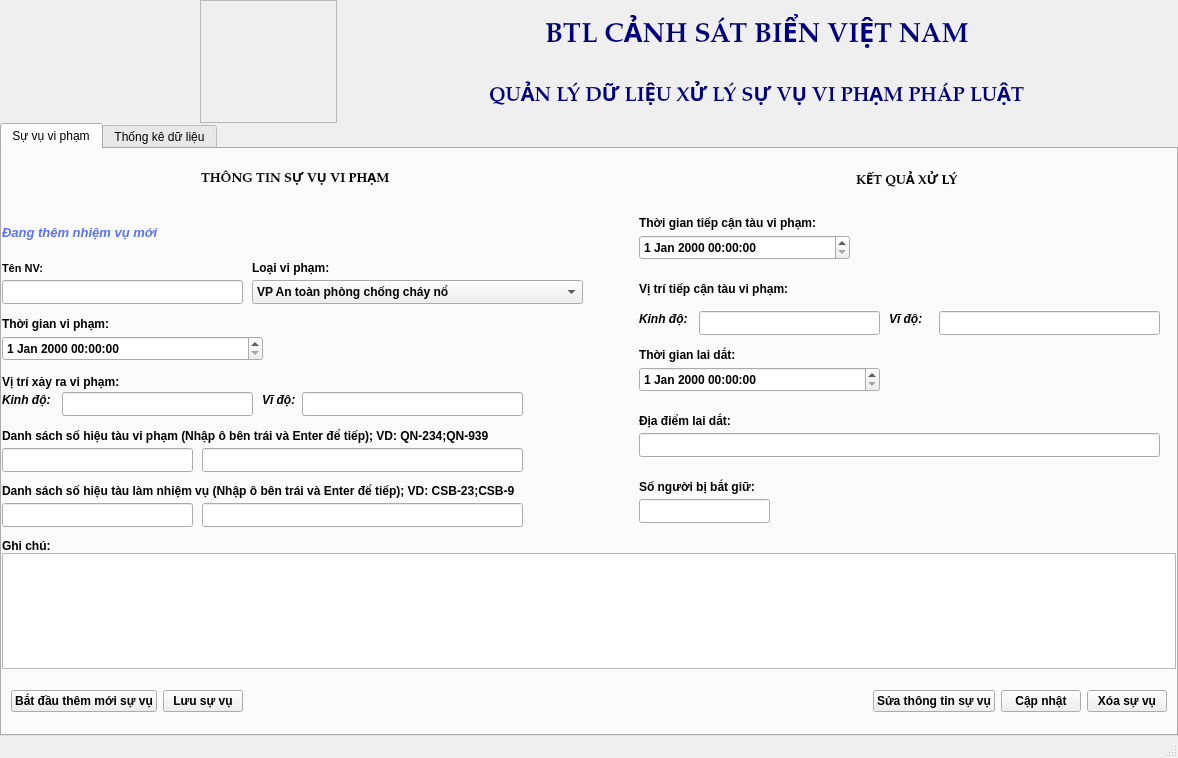
<?xml version="1.0" encoding="UTF-8"?>
<ui version="4.0">
 <class>ViPham</class>
 <widget class="QMainWindow" name="ViPham">
  <property name="geometry">
   <rect>
    <x>0</x>
    <y>0</y>
    <width>1178</width>
    <height>758</height>
   </rect>
  </property>
  <property name="windowTitle">
   <string>MainWindow</string>
  </property>
  <widget class="QWidget" name="centralwidget">
   <layout class="QVBoxLayout" name="verticalLayout">
    <property name="spacing">
     <number>0</number>
    </property>
    <property name="leftMargin">
     <number>0</number>
    </property>
    <property name="topMargin">
     <number>0</number>
    </property>
    <property name="rightMargin">
     <number>0</number>
    </property>
    <property name="bottomMargin">
     <number>0</number>
    </property>
    <item>
     <widget class="QWidget" name="widget" native="true">
      <layout class="QVBoxLayout" name="verticalLayout_11" stretch="1,5">
       <property name="spacing">
        <number>0</number>
       </property>
       <property name="leftMargin">
        <number>0</number>
       </property>
       <property name="topMargin">
        <number>0</number>
       </property>
       <property name="rightMargin">
        <number>0</number>
       </property>
       <property name="bottomMargin">
        <number>0</number>
       </property>
       <item>
        <widget class="QWidget" name="widget_23" native="true">
         <layout class="QHBoxLayout" name="horizontalLayout_5" stretch="2,5">
          <property name="spacing">
           <number>0</number>
          </property>
          <property name="leftMargin">
           <number>0</number>
          </property>
          <property name="topMargin">
           <number>0</number>
          </property>
          <property name="rightMargin">
           <number>0</number>
          </property>
          <property name="bottomMargin">
           <number>0</number>
          </property>
          <item>
           <widget class="QWidget" name="widget_24" native="true">
            <layout class="QHBoxLayout" name="horizontalLayout_6">
             <property name="spacing">
              <number>0</number>
             </property>
             <property name="leftMargin">
              <number>200</number>
             </property>
             <property name="topMargin">
              <number>0</number>
             </property>
             <property name="rightMargin">
              <number>0</number>
             </property>
             <property name="bottomMargin">
              <number>0</number>
             </property>
             <item>
              <widget class="QFrame" name="frame_2">
               <property name="styleSheet">
                <string notr="true">border-image: url(:/new/prefix1/logo.png);</string>
               </property>
               <property name="frameShape">
                <enum>QFrame::StyledPanel</enum>
               </property>
               <property name="frameShadow">
                <enum>QFrame::Raised</enum>
               </property>
              </widget>
             </item>
            </layout>
           </widget>
          </item>
          <item>
           <widget class="QWidget" name="widget_25" native="true">
            <property name="styleSheet">
             <string notr="true">border-color: qconicalgradient(cx:0.5, cy:0.5, angle:0, stop:0 rgba(255, 255, 255, 255), stop:0.373979 rgba(255, 255, 255, 255), stop:0.373991 rgba(33, 30, 255, 255), stop:0.624018 rgba(33, 30, 255, 255), stop:0.624043 rgba(255, 0, 0, 255), stop:1 rgba(255, 0, 0, 255));</string>
            </property>
            <layout class="QVBoxLayout" name="verticalLayout_12">
             <property name="spacing">
              <number>0</number>
             </property>
             <property name="leftMargin">
              <number>0</number>
             </property>
             <property name="topMargin">
              <number>0</number>
             </property>
             <property name="rightMargin">
              <number>0</number>
             </property>
             <property name="bottomMargin">
              <number>0</number>
             </property>
             <item alignment="Qt::AlignHCenter">
              <widget class="QLabel" name="label_22">
               <property name="font">
                <font>
                 <family>Palatino Linotype</family>
                 <pointsize>20</pointsize>
                 <weight>75</weight>
                 <bold>true</bold>
                </font>
               </property>
               <property name="styleSheet">
                <string notr="true">color: rgb(0, 0, 127);</string>
               </property>
               <property name="text">
                <string>BTL CẢNH SÁT BIỂN VIỆT NAM</string>
               </property>
              </widget>
             </item>
             <item alignment="Qt::AlignHCenter">
              <widget class="QLabel" name="label_23">
               <property name="font">
                <font>
                 <family>Palatino Linotype</family>
                 <pointsize>15</pointsize>
                 <weight>75</weight>
                 <bold>true</bold>
                </font>
               </property>
               <property name="styleSheet">
                <string notr="true">color: rgb(0, 0, 127);</string>
               </property>
               <property name="text">
                <string>QUẢN LÝ DỮ LIỆU XỬ LÝ SỰ VỤ VI PHẠM PHÁP LUẬT</string>
               </property>
              </widget>
             </item>
            </layout>
           </widget>
          </item>
         </layout>
        </widget>
       </item>
       <item>
        <widget class="QTabWidget" name="tabWidget_2">
         <property name="currentIndex">
          <number>0</number>
         </property>
         <widget class="QWidget" name="tab_3">
          <attribute name="title">
           <string>Sự vụ vi phạm</string>
          </attribute>
          <layout class="QVBoxLayout" name="verticalLayout_13" stretch="6,2,1">
           <property name="spacing">
            <number>0</number>
           </property>
           <property name="leftMargin">
            <number>0</number>
           </property>
           <property name="topMargin">
            <number>0</number>
           </property>
           <property name="rightMargin">
            <number>0</number>
           </property>
           <property name="bottomMargin">
            <number>0</number>
           </property>
           <item>
            <widget class="QWidget" name="widget_26" native="true">
             <layout class="QHBoxLayout" name="horizontalLayout_7">
              <property name="spacing">
               <number>0</number>
              </property>
              <property name="leftMargin">
               <number>0</number>
              </property>
              <property name="topMargin">
               <number>0</number>
              </property>
              <property name="rightMargin">
               <number>0</number>
              </property>
              <property name="bottomMargin">
               <number>0</number>
              </property>
              <item>
               <widget class="QWidget" name="widget_27" native="true">
                <layout class="QVBoxLayout" name="verticalLayout_14">
                 <property name="spacing">
                  <number>0</number>
                 </property>
                 <property name="leftMargin">
                  <number>0</number>
                 </property>
                 <property name="topMargin">
                  <number>0</number>
                 </property>
                 <property name="rightMargin">
                  <number>0</number>
                 </property>
                 <property name="bottomMargin">
                  <number>0</number>
                 </property>
                 <item>
                  <widget class="QWidget" name="widget_28" native="true">
                   <layout class="QVBoxLayout" name="verticalLayout_15">
                    <property name="spacing">
                     <number>0</number>
                    </property>
                    <property name="leftMargin">
                     <number>0</number>
                    </property>
                    <property name="topMargin">
                     <number>0</number>
                    </property>
                    <property name="rightMargin">
                     <number>0</number>
                    </property>
                    <property name="bottomMargin">
                     <number>0</number>
                    </property>
                    <item alignment="Qt::AlignHCenter">
                     <widget class="QLabel" name="label_24">
                      <property name="font">
                       <font>
                        <family>Palatino Linotype</family>
                        <pointsize>10</pointsize>
                        <weight>75</weight>
                        <bold>true</bold>
                       </font>
                      </property>
                      <property name="text">
                       <string>THÔNG TIN SỰ VỤ VI PHẠM</string>
                      </property>
                     </widget>
                    </item>
                   </layout>
                  </widget>
                 </item>
                 <item>
                  <widget class="QWidget" name="widget_29" native="true">
                   <layout class="QVBoxLayout" name="verticalLayout_16">
                    <property name="spacing">
                     <number>0</number>
                    </property>
                    <property name="leftMargin">
                     <number>0</number>
                    </property>
                    <property name="topMargin">
                     <number>0</number>
                    </property>
                    <property name="rightMargin">
                     <number>0</number>
                    </property>
                    <property name="bottomMargin">
                     <number>0</number>
                    </property>
                    <item>
                     <widget class="QLabel" name="label_trangthai1_2">
                      <property name="font">
                       <font>
                        <family>MS Shell Dlg 2</family>
                        <pointsize>10</pointsize>
                        <weight>75</weight>
                        <italic>true</italic>
                        <bold>true</bold>
                       </font>
                      </property>
                      <property name="styleSheet">
                       <string notr="true">color:rgb(90, 112, 255);</string>
                      </property>
                      <property name="text">
                       <string>Đang thêm nhiệm vụ mới</string>
                      </property>
                     </widget>
                    </item>
                   </layout>
                  </widget>
                 </item>
                 <item>
                  <widget class="QWidget" name="widget_30" native="true">
                   <property name="font">
                    <font>
                     <weight>50</weight>
                     <bold>false</bold>
                    </font>
                   </property>
                   <widget class="QLabel" name="label_25">
                    <property name="geometry">
                     <rect>
                      <x>0</x>
                      <y>0</y>
                      <width>51</width>
                      <height>16</height>
                     </rect>
                    </property>
                    <property name="font">
                     <font>
                      <pointsize>8</pointsize>
                      <weight>75</weight>
                      <bold>true</bold>
                     </font>
                    </property>
                    <property name="text">
                     <string>Tên NV:</string>
                    </property>
                   </widget>
                   <widget class="QLineEdit" name="lineEdit_TenNV">
                    <property name="geometry">
                     <rect>
                      <x>0</x>
                      <y>20</y>
                      <width>241</width>
                      <height>24</height>
                     </rect>
                    </property>
                    <property name="font">
                     <font>
                      <weight>75</weight>
                      <bold>true</bold>
                     </font>
                    </property>
                   </widget>
                   <widget class="QComboBox" name="comboBox_LoaiVP">
                    <property name="geometry">
                     <rect>
                      <x>250</x>
                      <y>20</y>
                      <width>331</width>
                      <height>24</height>
                     </rect>
                    </property>
                    <property name="font">
                     <font>
                      <weight>75</weight>
                      <bold>true</bold>
                     </font>
                    </property>
                    <item>
                     <property name="text">
                      <string>VP An toàn phòng chống cháy nổ</string>
                     </property>
                    </item>
                    <item>
                     <property name="text">
                      <string>VP Bảo đảm an toàn hàng hải</string>
                     </property>
                    </item>
                    <item>
                     <property name="text">
                      <string>VP về tìm kiếm, cứu nạn trên các vùng biển, đảo và thềm lục địa</string>
                     </property>
                    </item>
                    <item>
                     <property name="text">
                      <string>VP bảo vệ môi trường biển</string>
                     </property>
                    </item>
                   </widget>
                   <widget class="QLabel" name="label_43">
                    <property name="geometry">
                     <rect>
                      <x>250</x>
                      <y>0</y>
                      <width>101</width>
                      <height>16</height>
                     </rect>
                    </property>
                    <property name="font">
                     <font>
                      <weight>75</weight>
                      <bold>true</bold>
                     </font>
                    </property>
                    <property name="text">
                     <string>Loại vi phạm:</string>
                    </property>
                   </widget>
                  </widget>
                 </item>
                 <item>
                  <widget class="QWidget" name="widget_31" native="true">
                   <widget class="QLabel" name="label_26">
                    <property name="geometry">
                     <rect>
                      <x>0</x>
                      <y>0</y>
                      <width>271</width>
                      <height>16</height>
                     </rect>
                    </property>
                    <property name="font">
                     <font>
                      <weight>75</weight>
                      <bold>true</bold>
                     </font>
                    </property>
                    <property name="text">
                     <string>Thời gian vi phạm:</string>
                    </property>
                   </widget>
                   <widget class="QDateTimeEdit" name="dateTimeEdit_TGVP">
                    <property name="geometry">
                     <rect>
                      <x>0</x>
                      <y>20</y>
                      <width>261</width>
                      <height>25</height>
                     </rect>
                    </property>
                    <property name="font">
                     <font>
                      <weight>75</weight>
                      <bold>true</bold>
                     </font>
                    </property>
                   </widget>
                  </widget>
                 </item>
                 <item>
                  <widget class="QWidget" name="widget_32" native="true">
                   <widget class="QLabel" name="label_27">
                    <property name="geometry">
                     <rect>
                      <x>0</x>
                      <y>0</y>
                      <width>161</width>
                      <height>20</height>
                     </rect>
                    </property>
                    <property name="font">
                     <font>
                      <weight>75</weight>
                      <bold>true</bold>
                     </font>
                    </property>
                    <property name="text">
                     <string>Vị trí xảy ra vi phạm:</string>
                    </property>
                   </widget>
                   <widget class="QLabel" name="label_28">
                    <property name="geometry">
                     <rect>
                      <x>0</x>
                      <y>20</y>
                      <width>51</width>
                      <height>16</height>
                     </rect>
                    </property>
                    <property name="font">
                     <font>
                      <weight>75</weight>
                      <italic>true</italic>
                      <bold>true</bold>
                     </font>
                    </property>
                    <property name="text">
                     <string>Kinh độ:</string>
                    </property>
                   </widget>
                   <widget class="QLineEdit" name="lineEdit_KDViPham">
                    <property name="geometry">
                     <rect>
                      <x>60</x>
                      <y>20</y>
                      <width>191</width>
                      <height>24</height>
                     </rect>
                    </property>
                    <property name="font">
                     <font>
                      <weight>75</weight>
                      <bold>true</bold>
                     </font>
                    </property>
                   </widget>
                   <widget class="QLabel" name="label_29">
                    <property name="geometry">
                     <rect>
                      <x>260</x>
                      <y>20</y>
                      <width>41</width>
                      <height>16</height>
                     </rect>
                    </property>
                    <property name="font">
                     <font>
                      <weight>75</weight>
                      <italic>true</italic>
                      <bold>true</bold>
                     </font>
                    </property>
                    <property name="text">
                     <string>Vĩ độ:</string>
                    </property>
                   </widget>
                   <widget class="QLineEdit" name="lineEdit_VDViPham">
                    <property name="geometry">
                     <rect>
                      <x>300</x>
                      <y>20</y>
                      <width>221</width>
                      <height>24</height>
                     </rect>
                    </property>
                    <property name="font">
                     <font>
                      <weight>75</weight>
                      <bold>true</bold>
                     </font>
                    </property>
                   </widget>
                  </widget>
                 </item>
                 <item>
                  <widget class="QWidget" name="widget_33" native="true">
                   <widget class="QLabel" name="label_30">
                    <property name="geometry">
                     <rect>
                      <x>0</x>
                      <y>0</y>
                      <width>571</width>
                      <height>16</height>
                     </rect>
                    </property>
                    <property name="font">
                     <font>
                      <weight>75</weight>
                      <bold>true</bold>
                     </font>
                    </property>
                    <property name="text">
                     <string>Danh sách số hiệu tàu vi phạm (Nhập ô bên trái và Enter để tiếp); VD: QN-234;QN-939</string>
                    </property>
                   </widget>
                   <widget class="QLineEdit" name="lineEdit_17">
                    <property name="geometry">
                     <rect>
                      <x>0</x>
                      <y>20</y>
                      <width>191</width>
                      <height>24</height>
                     </rect>
                    </property>
                    <property name="font">
                     <font>
                      <weight>75</weight>
                      <bold>true</bold>
                     </font>
                    </property>
                   </widget>
                   <widget class="QLineEdit" name="lineEdit_DSTauViPham">
                    <property name="geometry">
                     <rect>
                      <x>200</x>
                      <y>20</y>
                      <width>321</width>
                      <height>24</height>
                     </rect>
                    </property>
                    <property name="font">
                     <font>
                      <weight>75</weight>
                      <bold>true</bold>
                     </font>
                    </property>
                   </widget>
                  </widget>
                 </item>
                 <item>
                  <widget class="QWidget" name="widget_34" native="true">
                   <widget class="QLabel" name="label_31">
                    <property name="geometry">
                     <rect>
                      <x>0</x>
                      <y>0</y>
                      <width>581</width>
                      <height>16</height>
                     </rect>
                    </property>
                    <property name="font">
                     <font>
                      <weight>75</weight>
                      <bold>true</bold>
                     </font>
                    </property>
                    <property name="text">
                     <string>Danh sách số hiệu tàu làm nhiệm vụ (Nhập ô bên trái và Enter để tiếp); VD: CSB-23;CSB-9</string>
                    </property>
                   </widget>
                   <widget class="QLineEdit" name="lineEdit_19">
                    <property name="geometry">
                     <rect>
                      <x>0</x>
                      <y>20</y>
                      <width>191</width>
                      <height>24</height>
                     </rect>
                    </property>
                    <property name="font">
                     <font>
                      <weight>75</weight>
                      <bold>true</bold>
                     </font>
                    </property>
                   </widget>
                   <widget class="QLineEdit" name="lineEdit_DSTauXuLy">
                    <property name="geometry">
                     <rect>
                      <x>200</x>
                      <y>20</y>
                      <width>321</width>
                      <height>24</height>
                     </rect>
                    </property>
                    <property name="font">
                     <font>
                      <weight>75</weight>
                      <bold>true</bold>
                     </font>
                    </property>
                   </widget>
                  </widget>
                 </item>
                </layout>
               </widget>
              </item>
              <item>
               <widget class="QWidget" name="widget_35" native="true">
                <property name="font">
                 <font>
                  <weight>75</weight>
                  <bold>true</bold>
                 </font>
                </property>
                <layout class="QVBoxLayout" name="verticalLayout_17">
                 <property name="leftMargin">
                  <number>50</number>
                 </property>
                 <property name="topMargin">
                  <number>0</number>
                 </property>
                 <property name="rightMargin">
                  <number>0</number>
                 </property>
                 <property name="bottomMargin">
                  <number>0</number>
                 </property>
                 <item>
                  <widget class="QWidget" name="widget_36" native="true">
                   <layout class="QVBoxLayout" name="verticalLayout_18">
                    <property name="spacing">
                     <number>0</number>
                    </property>
                    <property name="leftMargin">
                     <number>0</number>
                    </property>
                    <property name="topMargin">
                     <number>0</number>
                    </property>
                    <property name="rightMargin">
                     <number>0</number>
                    </property>
                    <property name="bottomMargin">
                     <number>0</number>
                    </property>
                    <item alignment="Qt::AlignHCenter">
                     <widget class="QLabel" name="label_32">
                      <property name="font">
                       <font>
                        <family>Palatino Linotype</family>
                        <pointsize>10</pointsize>
                        <weight>75</weight>
                        <bold>true</bold>
                       </font>
                      </property>
                      <property name="text">
                       <string>KẾT QUẢ XỬ LÝ</string>
                      </property>
                     </widget>
                    </item>
                   </layout>
                  </widget>
                 </item>
                 <item>
                  <widget class="QWidget" name="widget_37" native="true">
                   <widget class="QLabel" name="label_33">
                    <property name="geometry">
                     <rect>
                      <x>0</x>
                      <y>0</y>
                      <width>231</width>
                      <height>16</height>
                     </rect>
                    </property>
                    <property name="font">
                     <font>
                      <weight>75</weight>
                      <bold>true</bold>
                     </font>
                    </property>
                    <property name="text">
                     <string>Thời gian tiếp cận tàu vi phạm:</string>
                    </property>
                   </widget>
                   <widget class="QDateTimeEdit" name="dateTimeEdit_TiepCan">
                    <property name="geometry">
                     <rect>
                      <x>0</x>
                      <y>20</y>
                      <width>211</width>
                      <height>25</height>
                     </rect>
                    </property>
                   </widget>
                  </widget>
                 </item>
                 <item>
                  <widget class="QWidget" name="widget_38" native="true">
                   <widget class="QLabel" name="label_34">
                    <property name="geometry">
                     <rect>
                      <x>0</x>
                      <y>0</y>
                      <width>201</width>
                      <height>16</height>
                     </rect>
                    </property>
                    <property name="font">
                     <font>
                      <weight>75</weight>
                      <bold>true</bold>
                     </font>
                    </property>
                    <property name="text">
                     <string>Vị trí tiếp cận tàu vi phạm:</string>
                    </property>
                   </widget>
                   <widget class="QLabel" name="label_35">
                    <property name="geometry">
                     <rect>
                      <x>0</x>
                      <y>30</y>
                      <width>55</width>
                      <height>16</height>
                     </rect>
                    </property>
                    <property name="font">
                     <font>
                      <weight>75</weight>
                      <italic>true</italic>
                      <bold>true</bold>
                     </font>
                    </property>
                    <property name="text">
                     <string>Kinh độ:</string>
                    </property>
                   </widget>
                   <widget class="QLineEdit" name="lineEdit_KDTiepCan">
                    <property name="geometry">
                     <rect>
                      <x>60</x>
                      <y>30</y>
                      <width>181</width>
                      <height>24</height>
                     </rect>
                    </property>
                   </widget>
                   <widget class="QLabel" name="label_36">
                    <property name="geometry">
                     <rect>
                      <x>250</x>
                      <y>30</y>
                      <width>41</width>
                      <height>16</height>
                     </rect>
                    </property>
                    <property name="font">
                     <font>
                      <weight>75</weight>
                      <italic>true</italic>
                      <bold>true</bold>
                     </font>
                    </property>
                    <property name="text">
                     <string>Vĩ độ:</string>
                    </property>
                   </widget>
                   <widget class="QLineEdit" name="lineEdit_VDTiepCan">
                    <property name="geometry">
                     <rect>
                      <x>300</x>
                      <y>30</y>
                      <width>221</width>
                      <height>24</height>
                     </rect>
                    </property>
                   </widget>
                  </widget>
                 </item>
                 <item>
                  <widget class="QWidget" name="widget_39" native="true">
                   <widget class="QLabel" name="label_37">
                    <property name="geometry">
                     <rect>
                      <x>0</x>
                      <y>0</y>
                      <width>211</width>
                      <height>16</height>
                     </rect>
                    </property>
                    <property name="font">
                     <font>
                      <weight>75</weight>
                      <bold>true</bold>
                     </font>
                    </property>
                    <property name="text">
                     <string>Thời gian lai dắt:</string>
                    </property>
                   </widget>
                   <widget class="QDateTimeEdit" name="dateTimeEdit_LaiDat">
                    <property name="geometry">
                     <rect>
                      <x>0</x>
                      <y>20</y>
                      <width>241</width>
                      <height>25</height>
                     </rect>
                    </property>
                   </widget>
                  </widget>
                 </item>
                 <item>
                  <widget class="QWidget" name="widget_40" native="true">
                   <widget class="QLabel" name="label_38">
                    <property name="geometry">
                     <rect>
                      <x>0</x>
                      <y>0</y>
                      <width>131</width>
                      <height>16</height>
                     </rect>
                    </property>
                    <property name="font">
                     <font>
                      <weight>75</weight>
                      <bold>true</bold>
                     </font>
                    </property>
                    <property name="text">
                     <string>Địa điểm lai dắt:</string>
                    </property>
                   </widget>
                   <widget class="QLineEdit" name="lineEdit_DDLaidat">
                    <property name="geometry">
                     <rect>
                      <x>0</x>
                      <y>20</y>
                      <width>521</width>
                      <height>24</height>
                     </rect>
                    </property>
                   </widget>
                  </widget>
                 </item>
                 <item>
                  <widget class="QWidget" name="widget_41" native="true">
                   <widget class="QLineEdit" name="lineEdit_SoNguoiBatGiu">
                    <property name="geometry">
                     <rect>
                      <x>0</x>
                      <y>20</y>
                      <width>131</width>
                      <height>24</height>
                     </rect>
                    </property>
                   </widget>
                   <widget class="QLabel" name="label_39">
                    <property name="geometry">
                     <rect>
                      <x>0</x>
                      <y>0</y>
                      <width>141</width>
                      <height>16</height>
                     </rect>
                    </property>
                    <property name="text">
                     <string>Số người bị bắt giữ:</string>
                    </property>
                   </widget>
                  </widget>
                 </item>
                </layout>
               </widget>
              </item>
             </layout>
            </widget>
           </item>
           <item>
            <widget class="QWidget" name="widget_42" native="true">
             <layout class="QVBoxLayout" name="verticalLayout_19">
              <property name="spacing">
               <number>0</number>
              </property>
              <property name="leftMargin">
               <number>0</number>
              </property>
              <property name="topMargin">
               <number>0</number>
              </property>
              <property name="rightMargin">
               <number>0</number>
              </property>
              <property name="bottomMargin">
               <number>0</number>
              </property>
              <item>
               <widget class="QLabel" name="label_42">
                <property name="font">
                 <font>
                  <weight>75</weight>
                  <bold>true</bold>
                 </font>
                </property>
                <property name="text">
                 <string>Ghi chú:</string>
                </property>
               </widget>
              </item>
              <item>
               <widget class="QTextEdit" name="textEdit_Ghichu">
                <property name="font">
                 <font>
                  <weight>75</weight>
                  <bold>true</bold>
                 </font>
                </property>
               </widget>
              </item>
             </layout>
            </widget>
           </item>
           <item>
            <widget class="QWidget" name="widget_43" native="true">
             <layout class="QHBoxLayout" name="horizontalLayout_8">
              <item>
               <widget class="QPushButton" name="pushButton_6">
                <property name="font">
                 <font>
                  <weight>75</weight>
                  <bold>true</bold>
                 </font>
                </property>
                <property name="text">
                 <string>Bắt đầu thêm mới sự vụ</string>
                </property>
               </widget>
              </item>
              <item>
               <widget class="QPushButton" name="pushButton_7">
                <property name="font">
                 <font>
                  <weight>75</weight>
                  <bold>true</bold>
                 </font>
                </property>
                <property name="text">
                 <string>Lưu sự vụ</string>
                </property>
               </widget>
              </item>
              <item>
               <spacer name="horizontalSpacer_16">
                <property name="orientation">
                 <enum>Qt::Horizontal</enum>
                </property>
                <property name="sizeHint" stdset="0">
                 <size>
                  <width>40</width>
                  <height>20</height>
                 </size>
                </property>
               </spacer>
              </item>
              <item>
               <widget class="QPushButton" name="pushButton_8">
                <property name="font">
                 <font>
                  <weight>75</weight>
                  <bold>true</bold>
                 </font>
                </property>
                <property name="text">
                 <string>Sửa thông tin sự vụ</string>
                </property>
               </widget>
              </item>
              <item>
               <widget class="QPushButton" name="pushButton_9">
                <property name="font">
                 <font>
                  <weight>75</weight>
                  <bold>true</bold>
                 </font>
                </property>
                <property name="text">
                 <string>Cập nhật</string>
                </property>
               </widget>
              </item>
              <item>
               <widget class="QPushButton" name="pushButton_10">
                <property name="font">
                 <font>
                  <weight>75</weight>
                  <bold>true</bold>
                 </font>
                </property>
                <property name="text">
                 <string>Xóa sự vụ</string>
                </property>
               </widget>
              </item>
             </layout>
            </widget>
           </item>
          </layout>
         </widget>
         <widget class="QWidget" name="tab_4">
          <attribute name="title">
           <string>Thống kê dữ liệu</string>
          </attribute>
          <layout class="QVBoxLayout" name="verticalLayout_32" stretch="1,1,6">
           <property name="spacing">
            <number>0</number>
           </property>
           <property name="leftMargin">
            <number>0</number>
           </property>
           <property name="topMargin">
            <number>0</number>
           </property>
           <property name="rightMargin">
            <number>0</number>
           </property>
           <property name="bottomMargin">
            <number>0</number>
           </property>
           <item>
            <widget class="QWidget" name="widget_44" native="true">
             <layout class="QVBoxLayout" name="verticalLayout_33">
              <item>
               <widget class="QLabel" name="label_65">
                <property name="font">
                 <font>
                  <family>Palatino Linotype</family>
                  <pointsize>15</pointsize>
                  <weight>75</weight>
                  <bold>true</bold>
                 </font>
                </property>
                <property name="text">
                 <string>DANH SÁCH THỐNG KÊ SỰ VỤ VI PHẠM PHÁP LUẬT</string>
                </property>
                <property name="alignment">
                 <set>Qt::AlignCenter</set>
                </property>
               </widget>
              </item>
             </layout>
            </widget>
           </item>
           <item>
            <widget class="QWidget" name="widget_69" native="true">
             <layout class="QHBoxLayout" name="horizontalLayout_14" stretch="2,3,1,1">
              <property name="leftMargin">
               <number>12</number>
              </property>
              <property name="topMargin">
               <number>0</number>
              </property>
              <property name="rightMargin">
               <number>12</number>
              </property>
              <property name="bottomMargin">
               <number>12</number>
              </property>
              <item>
               <widget class="QGroupBox" name="groupBox_3">
                <property name="font">
                 <font>
                  <weight>75</weight>
                  <bold>true</bold>
                 </font>
                </property>
                <property name="title">
                 <string>Lọc theo ngày</string>
                </property>
                <widget class="QPushButton" name="pushButton_20">
                 <property name="geometry">
                  <rect>
                   <x>150</x>
                   <y>30</y>
                   <width>111</width>
                   <height>25</height>
                  </rect>
                 </property>
                 <property name="text">
                  <string>Lọc</string>
                 </property>
                </widget>
                <widget class="QDateEdit" name="dateEdit_4">
                 <property name="geometry">
                  <rect>
                   <x>10</x>
                   <y>30</y>
                   <width>110</width>
                   <height>25</height>
                  </rect>
                 </property>
                </widget>
               </widget>
              </item>
              <item>
               <widget class="QGroupBox" name="groupBox_4">
                <property name="font">
                 <font>
                  <weight>75</weight>
                  <bold>true</bold>
                 </font>
                </property>
                <property name="title">
                 <string>Lọc trong khoảng:</string>
                </property>
                <widget class="QDateEdit" name="dateEdit_5">
                 <property name="geometry">
                  <rect>
                   <x>9</x>
                   <y>30</y>
                   <width>101</width>
                   <height>25</height>
                  </rect>
                 </property>
                </widget>
                <widget class="QDateEdit" name="dateEdit_6">
                 <property name="geometry">
                  <rect>
                   <x>160</x>
                   <y>30</y>
                   <width>111</width>
                   <height>25</height>
                  </rect>
                 </property>
                </widget>
                <widget class="QLabel" name="label_66">
                 <property name="geometry">
                  <rect>
                   <x>120</x>
                   <y>30</y>
                   <width>31</width>
                   <height>21</height>
                  </rect>
                 </property>
                 <property name="text">
                  <string>Đến</string>
                 </property>
                </widget>
                <widget class="QPushButton" name="pushButton_21">
                 <property name="geometry">
                  <rect>
                   <x>290</x>
                   <y>30</y>
                   <width>121</width>
                   <height>25</height>
                  </rect>
                 </property>
                 <property name="text">
                  <string>Lọc</string>
                 </property>
                </widget>
               </widget>
              </item>
              <item>
               <widget class="QPushButton" name="pushButton_22">
                <property name="text">
                 <string>Hiển thị tất cả</string>
                </property>
               </widget>
              </item>
              <item>
               <widget class="QPushButton" name="pushButton_23">
                <property name="text">
                 <string>Xuất File</string>
                </property>
               </widget>
              </item>
             </layout>
            </widget>
           </item>
           <item>
            <widget class="QWidget" name="widget_70" native="true">
             <layout class="QVBoxLayout" name="verticalLayout_34">
              <property name="spacing">
               <number>0</number>
              </property>
              <property name="leftMargin">
               <number>0</number>
              </property>
              <property name="topMargin">
               <number>0</number>
              </property>
              <property name="rightMargin">
               <number>0</number>
              </property>
              <property name="bottomMargin">
               <number>0</number>
              </property>
              <item>
               <widget class="QTableWidget" name="tableWidget">
                <property name="styleSheet">
                 <string notr="true">#tableWidget{
	background-color: rgb(145, 145, 145);
	
	alternate-background-color: rgb(37, 27, 150);
	
	selection-background-color: rgb(142, 255, 212);

}</string>
                </property>
                <property name="alternatingRowColors">
                 <bool>true</bool>
                </property>
               </widget>
              </item>
             </layout>
            </widget>
           </item>
          </layout>
         </widget>
        </widget>
       </item>
      </layout>
     </widget>
    </item>
   </layout>
  </widget>
  <widget class="QMenuBar" name="menubar">
   <property name="geometry">
    <rect>
     <x>0</x>
     <y>0</y>
     <width>1178</width>
     <height>25</height>
    </rect>
   </property>
  </widget>
  <widget class="QStatusBar" name="statusbar"/>
 </widget>
 <resources/>
 <connections/>
</ui>
